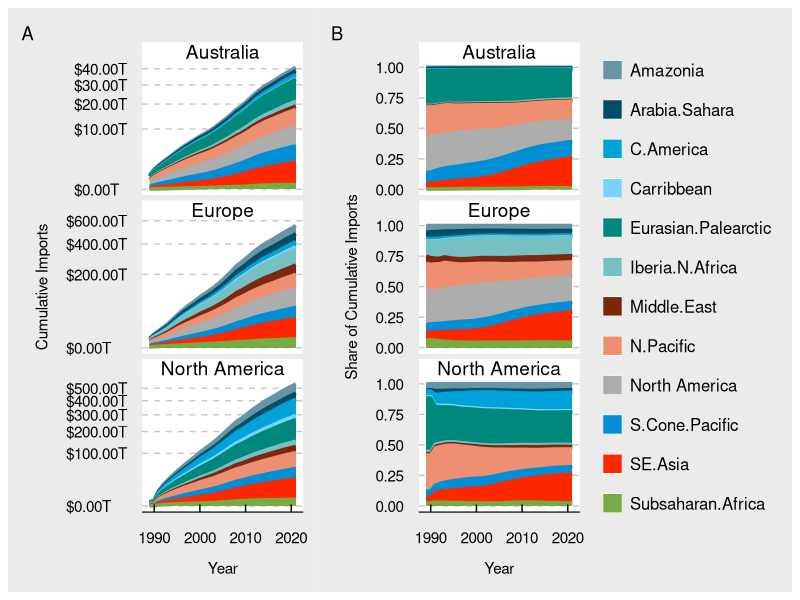
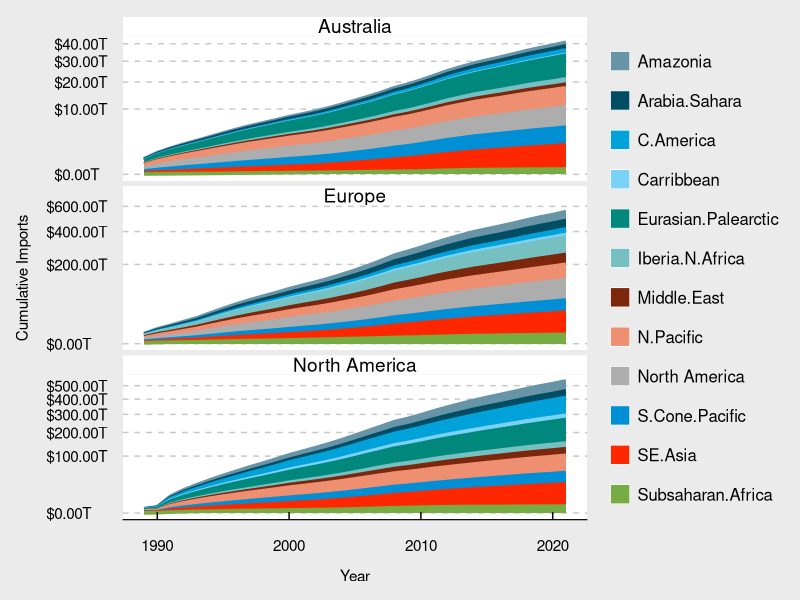
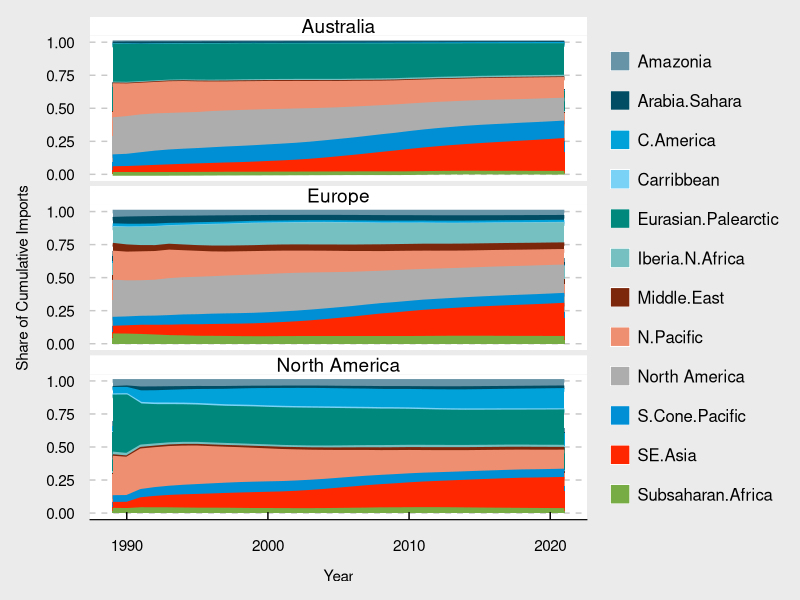

The R source for these figures, in order:
library(tidyverse)
library(cowplot)
library(ggthemes)
library(patchwork)

trade <- read.csv('Covariates_input/trade_aggregated_PPP_wide.csv') %>%
  
  na.omit %>%
  
  filter(biogeographic_region != Reporter.Name) %>%
  filter(!(grepl('Eur',biogeographic_region) &
             grepl('Eur',Reporter.Name))) %>%
  
  dplyr::select(-cumulativeT) %>%
  
  reshape2::melt(variable.name="Year", value.name='USD') %>%
  
  mutate(Year = as.numeric(gsub("^X","",as.character(Year)))) %>% 
  mutate(USD = USD/1000000000) %>% 
  
  arrange(biogeographic_region, Reporter.Name, Year) %>%
  
  group_by(biogeographic_region, Reporter.Name) %>%
  
  mutate(cum_USD = cumsum(USD)) %>% ungroup()
  
g <-

  ggplot() +
#    geom_line(
  geom_area(
    data = trade,
    mapping = 
        aes(
          x = Year,
          y = cum_USD,
          fill = biogeographic_region,
          color=biogeographic_region
        ), linewidth=1.25) +
  scale_y_sqrt(labels = scales::label_currency(prefix = "$", suffix="T"))+#, accuracy=1)) +
  
  scale_color_discrete('biogeographic_region',
    type=c(
      economist_pal()(9),
      fivethirtyeight_pal()(3)
    )
  )+
  scale_fill_discrete('biogeographic_region',
                       type=c(
                         economist_pal()(9),
                         fivethirtyeight_pal()(3)
                       )
  )+
  #scale_color_economist() +
  facet_wrap('Reporter.Name', ncol=1, scales = 'free_y') +
  theme_economist_white() +
  theme(legend.position = 'right', legend.key.size = unit(.5, 'cm'),
        legend.title = element_blank(), legend.text = element_text(size = 12),
        panel.grid.major.y = element_line(linewidth=.5, linetype = 2),
        legend.key.spacing.y = unit(.5, 'cm')) +
  ylab('Cumulative Imports\n') +
  xlab('\nYear')
  # facet_grid(biogeographic_region~Reporter.Name)

g2 <-
  
  ggplot() +
  #    geom_line(
  geom_area(
    data = trade %>% group_by(Reporter.Name, Year) %>% mutate(proportion_USD = cum_USD/sum(cum_USD)) %>% ungroup,
    mapping = 
      aes(
        x = Year,
        y = proportion_USD,
        fill = biogeographic_region,
        color=biogeographic_region
      ), linewidth=1.25) +
  #scale_y_sqrt(labels = scales::label_currency(prefix = "$", suffix="T"))+#, accuracy=1)) +
  
  scale_color_discrete('biogeographic_region',
                       type=c(
                         economist_pal()(9),
                         fivethirtyeight_pal()(3)
                       )
  )+
  scale_fill_discrete('biogeographic_region',
                      type=c(
                        economist_pal()(9),
                        fivethirtyeight_pal()(3)
                      )
  )+
  #scale_color_economist() +
  facet_wrap('Reporter.Name', ncol=1, scales = 'free_y') +
  theme_economist_white() +
  theme(legend.position = 'right', legend.key.size = unit(.5, 'cm'),
        legend.title = element_blank(), legend.text = element_text(size = 12),
        panel.grid.major.y = element_line(linewidth=.5, linetype = 2),
        legend.key.spacing.y = unit(.5, 'cm')) +
  ylab('Share of Cumulative Imports\n') +
  xlab('\nYear')
# facet_grid(biogeographic_region~Reporter.Name)

g + g2 +
plot_layout(guides = 'collect') + plot_annotation(tag_levels = 'A') 

windows();g
windows();g2

